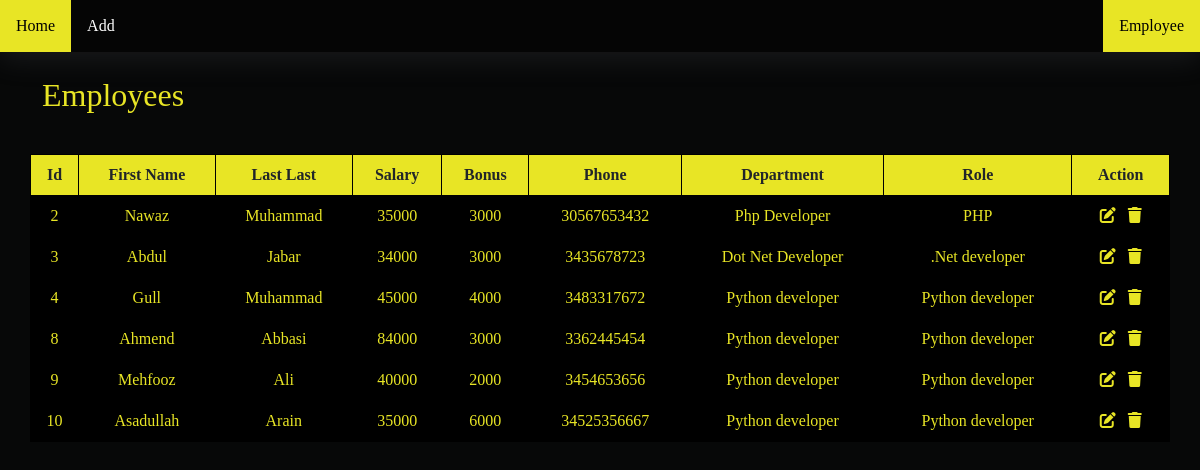
The page / on the database its author committed.
### myapp/models.py (models this page shows, shortened)
class Employee(models.Model):
    first_name = models.CharField(max_length=50, null=False)
    last_name = models.CharField(max_length=50)
    salary = models.IntegerField(default=0)
    bonus = models.IntegerField(default=0)
    phone = models.IntegerField(default=0)
    department = models.ForeignKey(Department, on_delete=models.CASCADE)
    role = models.ForeignKey(Role, on_delete=models.CASCADE)
    hire_date = models.DateField(auto_now_add=True)

class Department(models.Model):
    name = models.CharField(max_length=100, null=False)
    location = models.CharField(max_length=100)
    def __str__(self):
        return self.name

class Role(models.Model):
    name = models.CharField(max_length=50, null=False)
    def __str__(self):
        return self.name

### myapp/views.py (the view)
# urls.py: path('', views.index, name='index'),
def index(request):
    context = {}
    context['title'] = "Home"
    """ -------------   Show Employees Data    ----------- """
    context['employee'] = Employee.objects.all()
    return render(request, 'index.html', context)

### templates/index.html (shortened to what this page needs)
{% extends 'base.html' %}
{% block content %}
<div class="container mt-4">
<h2 id="text" class="my-3">Employees</h2>
<div class="row ">
    <table class="table my-4 table-bordered text-center" bgcolor="black" style="border-color:black ">
  <thead>
    <tr style="" bgcolor="#e8e525">
      <th scope="col">Id</th>
      <th scope="col">First Name</th>
      <th scope="col">Last Last</th>
      <th scope="col">Salary</th>
      <th scope="col">Bonus</th>
        <th scope="col">Phone</th>
        <th scope="col">Department</th>
        <th scope="col">Role</th>
        <th scope="col">Action</th>
    </tr>
  </thead>
  <tbody>
   {% for i in employee %}
    <tr style="color:#e8e525;">
        <td>{{i.id}}</td>
       <td>{{i.first_name}}</td>
        <td>{{i.last_name}}</td>
      <td>{{i.salary}}</td>
        <td>{{i.bonus}}</td>
      <td>{{i.phone}}</td>
        <td>{{i.department}}</td>
      <td>{{i.role}}</td>
        <td><a href="/update-employee/{{i.id}}" class="icon mx-1"><i class="fa-solid fa-pen-to-square"></i> </a>
            <a href="/remove/{{i.id}}" class="icon mx-1"><i class="fa-solid fa-trash"></i> </a>
        </td>
    </tr>
 {% endfor %}
  </tbody>
</table>
</div>
</div>
{% endblock content %}

### templates/base.html (shortened to what this page needs)
<!doctype html>
<html lang="en">
  <head>
    <link href="https://cdn.jsdelivr.net/npm/bootstrap@5.2.2/dist/css/bootstrap.min.css" rel="stylesheet">
 <link rel="stylesheet" href="https://cdnjs.cloudflare.com/ajax/libs/font-awesome/6.2.0/css/all.min.css" />
  </head>
  <body>
{% include 'header.html' %}
{% block content %}{% endblock content %}
  </body>
</html>

### templates/header.html
<ul>
  <li><a href="/">Home</a></li>
  <li><a href="/add/">Add</a></li>
  <li style="float:right;"><a class="active" href="/">Employee</a></li>
</ul>

### templates/base.html (style rules this page uses)
body { background-color: #070808; opacity:2.0; }
ul { list-style-type: none; margin: 0; padding: 0; overflow: hidden; background-color: #050505; box-shadow: rgba(100, 100, 111, 0.2) 0px 7px 29px 0px; }
li { float: left; }
li a { display: block; color: white; text-align: center; padding: 14px 16px; text-decoration: none; }
.active { background-color: #e8e525; color:black; }
#text { color: #e8e525; }
* { font-family:all; }
.icon { color: #e8e525; }
a { text-decoration:none; }

### rows shown on the page
Employee: id "2", first_name "Nawaz", last_name "Muhammad", salary "35000", bonus "3000", phone "30567653432", department "Php Developer", role "PHP"
Employee: id "3", first_name "Abdul", last_name "Jabar", salary "34000", bonus "3000", phone "3435678723", department "Dot Net Developer", role ".Net developer"
Employee: id "4", first_name "Gull", last_name "Muhammad", salary "45000", bonus "4000", phone "3483317672", department "Python developer", role "Python developer"
Employee: id "8", first_name "Ahmend", last_name "Abbasi", salary "84000", bonus "3000", phone "3362445454", department "Python developer", role "Python developer"
Employee: id "9", first_name "Mehfooz", last_name "Ali", salary "40000", bonus "2000", phone "3454653656", department "Python developer", role "Python developer"
Employee: id "10", first_name "Asadullah", last_name "Arain", salary "35000", bonus "6000", phone "34525356667", department "Python developer", role "Python developer"
